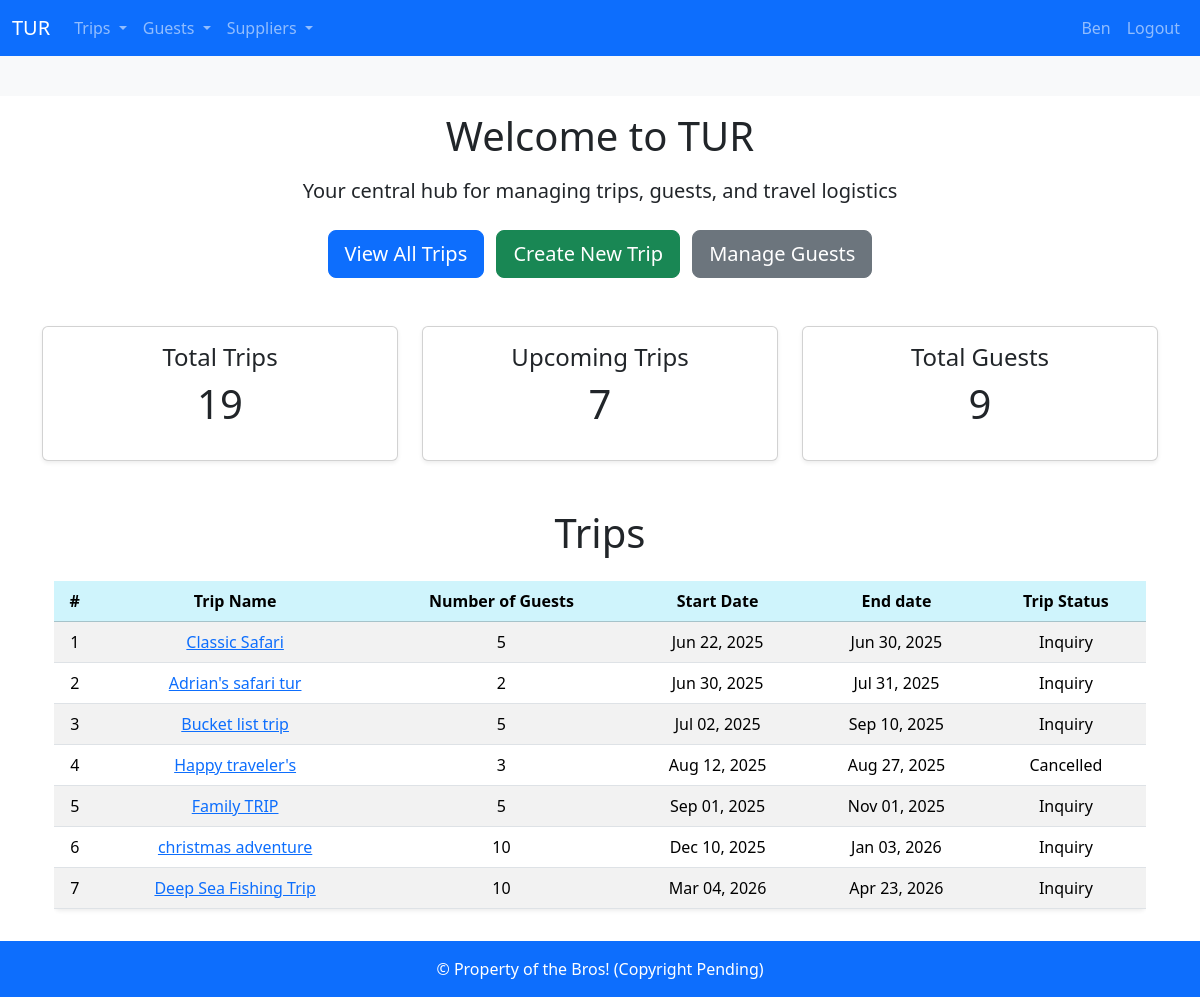
Screenshot of / (signed in) with the database file from the repository.
### booking_system/models.py (models this page shows, shortened)
class Trip(models.Model):
    name = models.CharField(max_length=64)
    number_of_guests = models.IntegerField()
    guests = models.ManyToManyField(Guest, related_name="trips", blank=True)
    start_date = models.DateField()
    end_date = models.DateField()
    generated = models.ForeignKey(Generated, on_delete=models.SET_NULL, blank=True, null=True)
    agent = models.ForeignKey(Agent, on_delete=models.SET_NULL, blank=True, null=True)
    payment_status = models.ForeignKey(PaymentStatus, on_delete=models.PROTECT, blank=True, null=True)
    trip_status = models.ForeignKey(TripStatus, on_delete=models.PROTECT, blank=True, null=True)
    no_consultant = models.ForeignKey(
        Consultant, on_delete=models.PROTECT, null=True, blank=True, related_name="no_consultant_trips", verbose_name='Norwegian consultant')
    sa_consultant = models.ForeignKey(
        Consultant, on_delete=models.PROTECT, null=True, blank=True, related_name="sa_consultant_trips", verbose_name='South African consultant')
    note = models.TextField(blank=True, null=True)
    class Meta:
        ordering = ["start_date"]

class TripStatus(models.Model):
    title = models.CharField(max_length=255, unique=True)
    description = models.CharField(max_length=255, blank= True, null=True)
    class Meta:
        verbose_name_plural = "TripStatuses"
    def __str__(self):
        return self.title

### booking_system/views.py (the view)
# urls.py: 2. Add a URL to urlpatterns:  path('', views.home, name='home')
def home(request):
    total_trips = Trip.objects.count()
    trips = Trip.objects.filter(start_date__gte=timezone.now().date())[:10]
    upcoming_trips = trips.count()
    total_guests = Guest.objects.count()
    context = {
        'trips':trips,
        'total_trips': total_trips,
        'upcoming_trips': upcoming_trips,
        'total_guests': total_guests,
    }
    return render(request, 'home.html', context)

### booking_system/templates/home.html (shortened to what this page needs)
{%extends "base.html" %}
{% load static %}
{%block body %}
<figure class="text-center">
<figure class="text-center">
    <h1>Welcome to TUR </h1>
    <p class="lead mt-3">Your central hub for managing trips, guests, and travel logistics</p>
</figure>
{% if user.is_authenticated %}
  <div class="text-center mt-4 mb-5">
    <a href="{% url 'trips_overview' %}" class="btn btn-primary btn-lg me-2">View All Trips</a>
    <a href="{% url 'create_trip' %}" class="btn btn-success btn-lg me-2">Create New Trip</a>
    <a href="{% url 'guest_overview' %}" class="btn btn-secondary btn-lg">Manage Guests</a>
  </div>
  <div class="row text-center mt-5">
    <div class="col-md-4">
      <div class="card shadow-sm p-3">
        <h4>Total Trips</h4>
        <p class="display-6">{{ total_trips }}</p>
      </div>
    </div>
    <div class="col-md-4">
      <div class="card shadow-sm p-3">
        <h4>Upcoming Trips</h4>
        <p class="display-6">{{ upcoming_trips }}</p>
      </div>
    </div>
    <div class="col-md-4">
      <div class="card shadow-sm p-3">
        <h4>Total Guests</h4>
        <p class="display-6">{{ total_guests }}</p>
      </div>
    </div>
  </div>
  {% include "booking_system/partials/trip_list.html" %}
  {% else %}
  <p class="lead mt-3">Please login</p>
  <img src="{% static '/home_screen.png' %}" class="img-fluid" style="max-width:40vw;">
  {% endif %}
{%endblock body%}

### booking_system/templates/base.html (shortened to what this page needs)
<!DOCTYPE html>
<html lang="en">
<head>
<link href="https://cdn.jsdelivr.net/npm/bootstrap@5.3.5/dist/css/bootstrap.min.css" rel="stylesheet">
<link rel="stylesheet" href="https://cdn.jsdelivr.net/npm/bootstrap-icons@1.10.5/font/bootstrap-icons.css">
</head>
<body>
<nav class="navbar navbar-expand-lg navbar-dark bg-primary">
  <div class="container-fluid">
    <a class="navbar-brand" href="{% url 'home' %}">TUR</a>
    <ul class="navbar-nav me-auto mb-2 mb-lg-0">
      {% if user.is_authenticated %}
      <li class="nav-item dropdown">
        <a class="nav-link dropdown-toggle" href="#" role="button" data-bs-toggle="dropdown" aria-expanded="false">
          Trips
        </a>
      </li>
      <li class="nav-item dropdown">
        <a class="nav-link dropdown-toggle" href="#" role="button" data-bs-toggle="dropdown" aria-expanded="false">
          Guests
        </a>
      </li>
      <li class="nav-item dropdown">
        <a class="nav-link dropdown-toggle" href="#" role="button" data-bs-toggle="dropdown" aria-expanded="false">
          Suppliers
        </a>
    </li>
    {% endif %}
    </ul>
      <ul class="navbar-nav ms-auto mb-2 mb-lg-0">
        {% if user.is_authenticated %}
          <li class="nav-item">
            <a class="nav-link" href="#">{{ user.username }}</a>
          </li>
          <li class="nav-item">
            <a class="nav-link" href="{% url 'logout' %}">Logout</a>
          </li>
        {% endif %}
      </ul>
    </div>
</nav>
{% block header %}
<div class="container-fluid text-center bg-light p-3">
</div>
{% endblock header %}
<div class="container my-3">
{% block body  %}
{% endblock body %}
</div>
<div class="bottom bg-primary text-white text-center p-3 ">
&copy; Property of the Bros! (Copyright Pending)
</div>
</body>
</html>

### booking_system/templates/booking_system/partials/trip_list.html
<div class="container mt-5">
    <h1 class="mb-4"> Trips</h1>
    <div class="table-responsive">
        <table class="table table-striped table-hover shadow-sm rounded">
            <thead class="table-info">
                <tr>
                    <th>#</th>
                    <th>Trip Name</th>
                    <th>Number of Guests</th>
                    <th>Start Date</th>
                    <th>End date</th>
                    <th>Trip Status</th>
                </tr>
            </thead>
            <tbody>
                {% for trip in trips %}
                <tr class="position-relative">
                    <td>{{ forloop.counter }}</td>
                    <td>
                    <a href="{% url 'view_trip' trip.id %}">{{ trip.name }}</a>
                    </td>
                    <td>{{ trip.number_of_guests }}</td>
                    <td>{{ trip.start_date|date:"M d, Y" }}</td>
                    <td>{{ trip.end_date|date:"M d, Y" }}</td>
                    <td>{{ trip.trip_status}}</td>
                </tr>
                {% empty %}
                <tr>
                    <td colspan="5" class="text-center">No trips found.</td>
                </tr>
                {% endfor %}
            </tbody>
        </table>
    </div>
</div>

### rows the page displays
Trip: name "Classic Safari", number_of_guests "5", start_date "Jun 22, 2025", end_date "Jun 30, 2025", trip_status "Inquiry"
Trip: name "Adrian's safari tur", number_of_guests "2", start_date "Jun 30, 2025", end_date "Jul 31, 2025", trip_status "Inquiry"
Trip: name "Bucket list trip", number_of_guests "5", start_date "Jul 02, 2025", end_date "Sep 10, 2025", trip_status "Inquiry"
Trip: name "Happy traveler's", number_of_guests "3", start_date "Aug 12, 2025", end_date "Aug 27, 2025", trip_status "Cancelled"
Trip: name "Family TRIP", number_of_guests "5", start_date "Sep 01, 2025", end_date "Nov 01, 2025", trip_status "Inquiry"
Trip: name "christmas adventure", number_of_guests "10", start_date "Dec 10, 2025", end_date "Jan 03, 2026", trip_status "Inquiry"
Trip: name "Deep Sea Fishing Trip", number_of_guests "10", start_date "Mar 04, 2026", end_date "Apr 23, 2026", trip_status "Inquiry"

### other values shown
{{ user.username }} "Ben"
{{ total_trips }} "19"
{{ upcoming_trips }} "7"
{{ total_guests }} "9"
